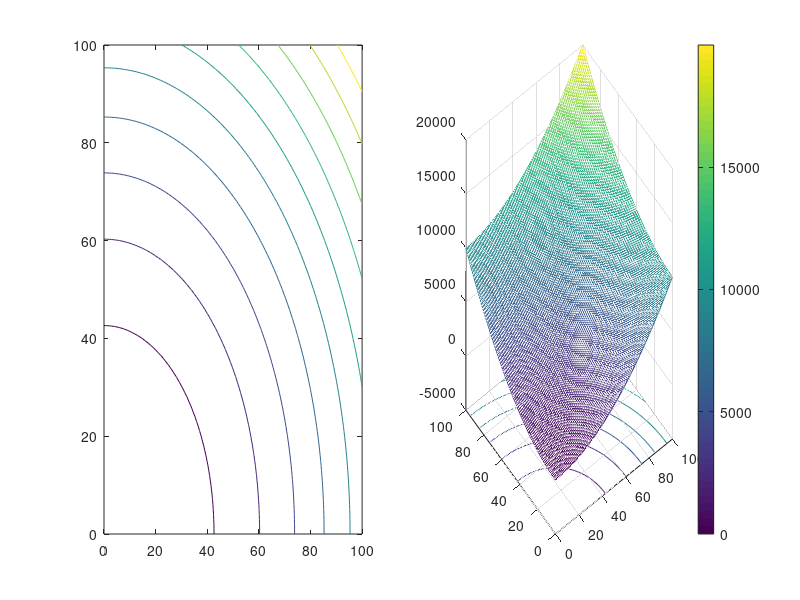
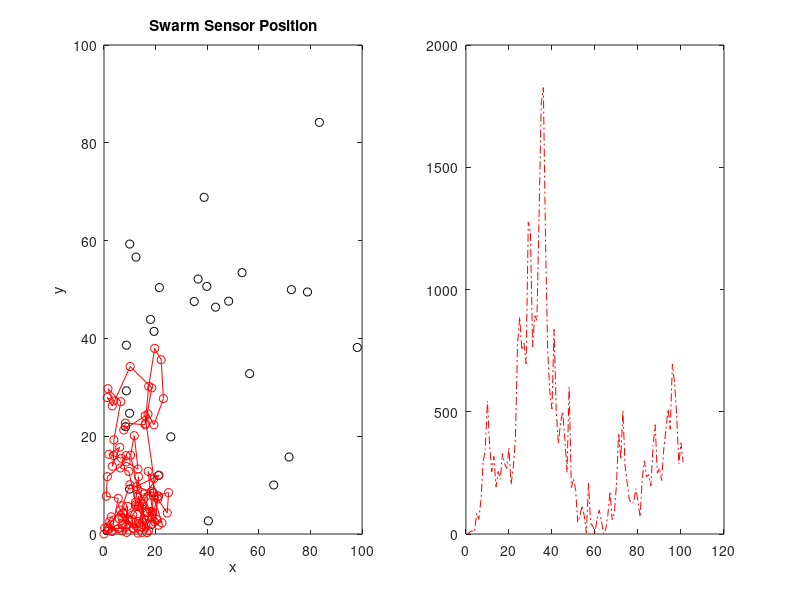

The MATLAB script that drew these images, in order: (Note: this script raises an error after producing the figures.)
%%%%%%%%%%%%%%%%%%%%%%%%%%%%%
%%  SPACE APPS CHALLENGE 
%%  SENSOR YOURSELF
%%% BROKEN JAW LABS
%%% SENSING WITH SENSOR SWARM 
%%%%%%%%%%%%%%%%%%%%%%%%%%%%%

clear
close all

N=30;
NT=100;
x=zeros(N,1);
y=zeros(N,1);
posx=zeros(N,NT);
posy=zeros(N,NT);
temp=zeros(N,1);
tempvec=zeros(N,NT);

D=10;
dt=1;
b = 100;

xmax=100; ymax=100;
nbin=210;
 
xsv(1)=x(1,1);
ysv(1)=y(1,1);

    %Temp distribution
    temp_eval = @(x1,x2) (x1.^2 + x2.^2 - 1.*cos(2.0*pi.*x1) - 1*cos(5.0.*pi*x2));
    
    %Real Temp Field
    i1 = 0:1:100;
    [x1m, x2m] = meshgrid(i1, i1);
    fm = temp_eval(x1m,x2m);
    figure(1);
    set(gcf,'units','normalized','outerposition',[0 0 1 1]);
    subplot(1,2,1)
    contour(x1m,x2m,fm);
    subplot(1,2,2)
    meshc(x1m,x2m,fm);
    colorbar;
    w = waitforbuttonpress;
    
for n=1:NT,
    x=x+randn(N,1)*(2*D*dt)^0.5;
    y=y+randn(N,1)*(2*D*dt)^0.5;
    for i=1:N,
        if y(i) < ymax;
            y(i) = abs(y(i));
        elseif y(i) > (-ymax);
            y(i) = 2*b - y(i);
        end
    end
    
    for i=1:N,
        if x(i) < xmax,
            x(i) = abs(x(i));
        elseif x(i) > (-xmax);
            x(i) = 2*b - x(i);
        end
    end
    
    for i=2:N,
        if y(i)==y(i-1),
            y(i)=b + y(i);
        end
    end
    
    xsv(n+1)=x(1,1);
    ysv(n+1)=y(1,1);
    
    %Store a position
    posx(:,n) = x;
    posy(:,n) = y;
    %Sensing the whole values
    temp = temp_eval(x,y);
    tempvec(:,n) = temp; 
    %Sensing the values for the sample bot
    tempsv(n+1) = temp_eval(x(1,1),y(1,1));
    figure(2);
    set(gcf,'units','normalized','outerposition',[0 0 1 1]);
    subplot(1,2,1)
    plot(x,y,'ko',xsv,ysv,'r-o');
    axis([0 xmax 0 ymax]);
    xlabel('x'); ylabel('y'); title('Swarm Sensor Position');
    subplot(1,2,2)
    plot(tempsv,'r-.');
   
    pause(0.05)
end
w = waitforbuttonpress;
%Map reconstruction
%Reconstructing the data vectors
for r=1:NT-1,

posxq = posx(:);
posyq = posy(:);
tempvecq = tempvec(:);
end
%Interpolar para reconstruir...
F = TriScatteredInterp(posxq,posyq,tempvecq)
[nfcx,nfcy] = meshgrid(i1,i1);
nfcz = F(nfcx,nfcy);
figure(3)
set(gcf,'units','normalized','outerposition',[0 0 1 1]);
meshc(nfcx,nfcy,nfcz);
colorbar;
hold on;
plot3(posxq,posyq,tempvecq,'.');
hold off;
w = waitforbuttonpress;
%Safe Path Planning
x_path = [2      20     33      46      54     63       69      80      85      93];
y_path = [86     89     91      87      76      77      63      53      32      19];
figure(4);
set(gcf,'units','normalized','outerposition',[0 0 1 1]);
contour(nfcz);
hold on;
plot(x_path,y_path,'b--','LineWidth',0.5);
for q=1:numel(x_path)-1,
    
    plot(x_path(q),y_path(q),x_path(q+1),y_path(q+1),'b-o','LineWidth',2);

pause(1);
end
hold off;



    


